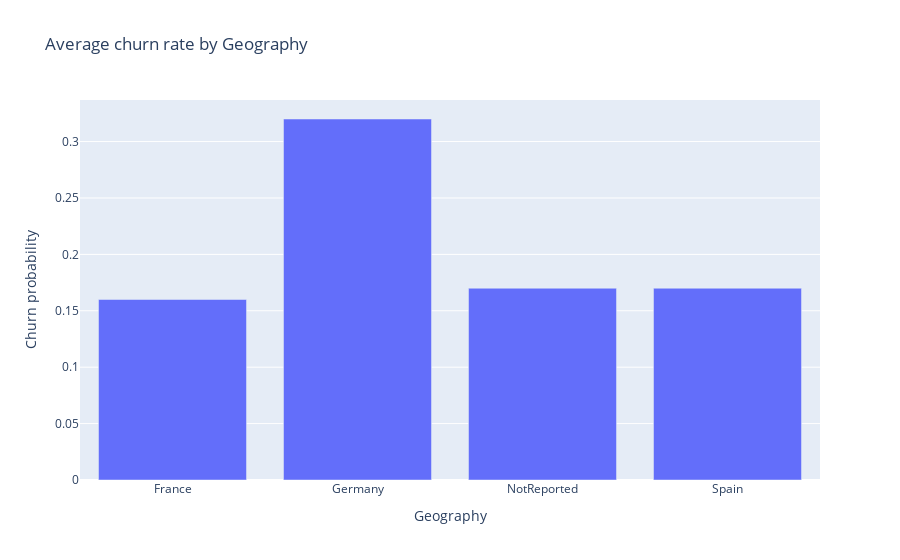

Notebook code for this chart:
### Code cell
# i. Geography
geo_mean_fig_layout = { 
    "title" : "Average churn rate by Geography", 
    "xaxis_title" : "Geography", 
    "yaxis_title" : "Churn probability"
}
geo_mean_fig = mean_churn_plot_bar(
  df_bank, 
  "Geography", 
  "Exited", 
  geo_mean_fig_layout
)

### Figure 1 — Plotly figure (JSON) as saved in the notebook; plotly's stock layout.template omitted (floating-point values rounded to 4 significant figures)
{"data": [{"type": "bar", "x": ["France", "Germany", "NotReported", "Spain"], "y": [0.16, 0.32, 0.17, 0.17]}], "layout": {"title": {"text": "Average churn rate by Geography"}, "xaxis": {"title": {"text": "Geography"}}, "yaxis": {"title": {"text": "Churn probability"}}}}
